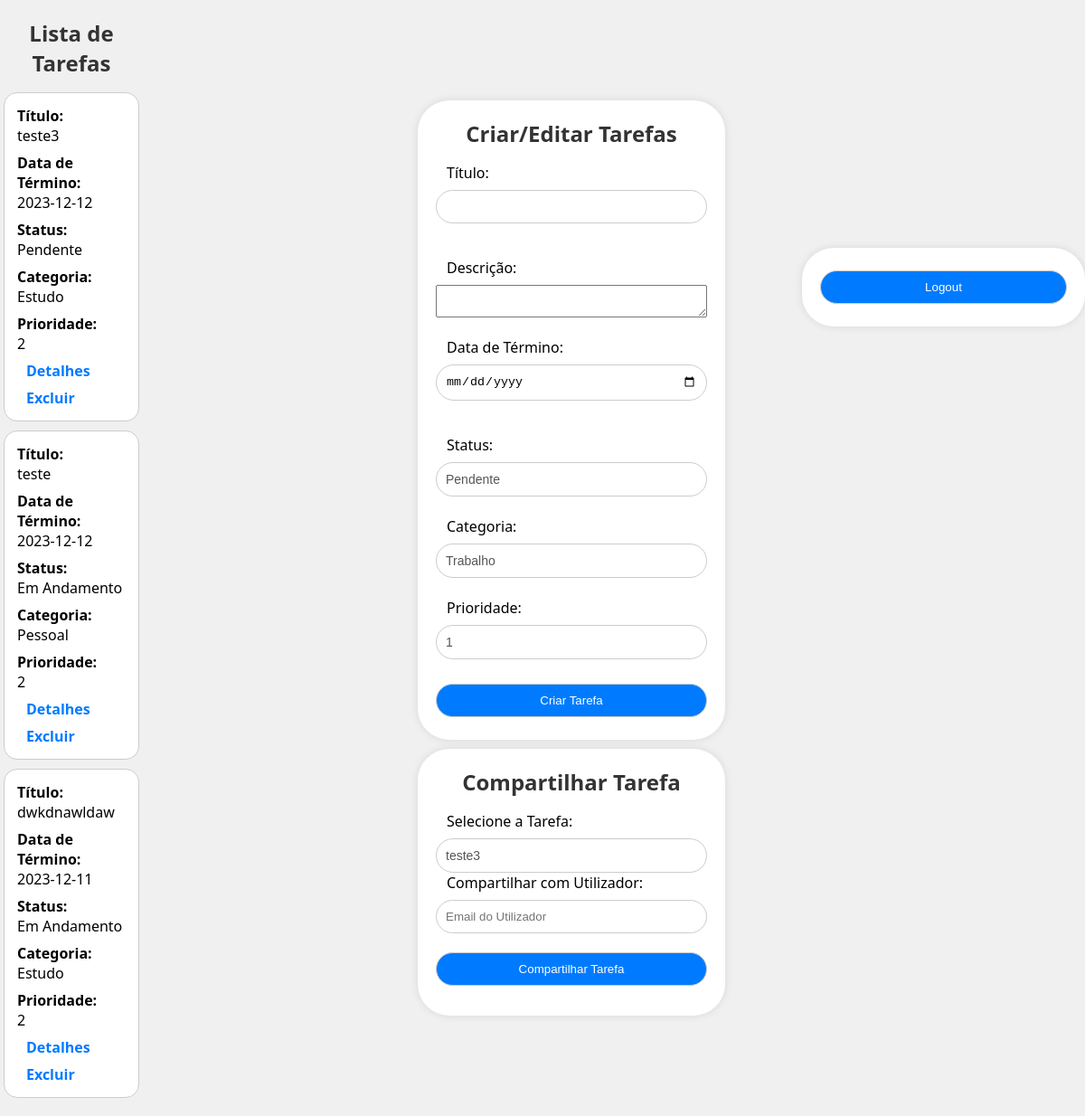
Page /tarefas.php (signed in) on the committed database.
### tables this page shows
CREATE TABLE `tarefas` (
  `id` int(11) NOT NULL,
  `utilizador_id` int(11) DEFAULT NULL,
  `titulo` varchar(255) NOT NULL,
  `descricao` text DEFAULT NULL,
  `data_criacao` timestamp NOT NULL DEFAULT current_timestamp(),
  `data_termino` date DEFAULT NULL,
  `status` enum('pendente','em_andamento','concluida') DEFAULT 'pendente',
  `categoria_id` int(11) DEFAULT NULL,
  `prioridade_id` int(11) DEFAULT NULL
);

CREATE TABLE `categorias` (
  `id` int(11) NOT NULL,
  `nome` varchar(50) NOT NULL
);

CREATE TABLE `prioridades` (
  `id` int(11) NOT NULL,
  `nivel` int(11) NOT NULL
);

### tarefas.php (the view, shortened to what this page needs)
<?php
include 'conexao.php';
$utilizador_id = $_SESSION['utilizador_id'];
function obterTarefas($conexao, $utilizador_id) {
    $query = "SELECT t.*, c.nome as categoria_nome, p.nivel as prioridade_nivel
              FROM tarefas t
              LEFT JOIN categorias c ON t.categoria_id = c.id
              LEFT JOIN prioridades p ON t.prioridade_id = p.id
              LEFT JOIN compartilhamento_tarefas ct ON t.id = ct.tarefa_id
              WHERE t.utilizador_id = '$utilizador_id' OR ct.utilizador_compartilhado_id = '$utilizador_id'";
    $resultado = mysqli_query($conexao, $query);
    return $resultado;
}
function obterCategorias($conexao) {
    $query = "SELECT * FROM categorias";
    $resultado = mysqli_query($conexao, $query);
    return $resultado;
}
function obterPrioridades($conexao) {
    $query = "SELECT * FROM prioridades";
    $resultado = mysqli_query($conexao, $query);
    return $resultado;
}
$tarefas = obterTarefas($conexao, $utilizador_id);
?>
<!DOCTYPE html>
<html lang="pt-PT">
<head>
    <link rel="stylesheet" href="tarefas-styles.css">
</head>
<body>
    <div>
        <ul>
        <h2>Lista de Tarefas</h2>
            <?php
            while ($tarefa = mysqli_fetch_assoc($tarefas)) {
                echo "<li>";
                echo "<div><strong>Título:</strong> " . $tarefa['titulo'] . "</div>";
                echo "<div><strong>Data de Término:</strong> " . $tarefa['data_termino'] . "</div>";
                echo "<div><strong>Status:</strong> " . ucwords(str_replace('_', ' ', $tarefa['status'])) . "</div>";
                echo "<div><strong>Categoria:</strong> " . $tarefa['categoria_nome'] . "</div>";
                echo "<div><strong>Prioridade:</strong> " . $tarefa['prioridade_nivel'] . "</div>";
                echo "<div><a href='tarefas.php?detalhes=" . $tarefa['id'] . "'>Detalhes</a></div>";
                echo "<div><a href='tarefas.php?excluir=" . $tarefa['id'] . "'>Excluir</a></div>";
                echo "</li>";
            }
            ?>
        </ul>
    </div>
    <div>
    <form method="post" action="">
        <h2>Criar/Editar Tarefas</h2>
        <label for="titulo">Título:</label>
        <input type="text" name="titulo" value="<?php echo isset($detalhes) ? $detalhes['titulo'] : ''; ?>" required><br>
        <label for="descricao">Descrição:</label>
        <textarea name="descricao"><?php echo isset($detalhes) ? $detalhes['descricao'] : ''; ?></textarea><br>
        <label for="data_termino">Data de Término:</label>
        <input type="date" name="data_termino" value="<?php echo isset($detalhes) ? $detalhes['data_termino'] : ''; ?>" required><br>
        <label for="status">Status:</label>
        <select name="status">
            <option value="pendente" <?php echo (isset($detalhes) && $detalhes['status'] == 'pendente') ? 'selected' : ''; ?>>Pendente</option>
        </select><br>
        <label for="categoria">Categoria:</label>
        <select name="categoria">
            <?php
            $categorias = obterCategorias($conexao);
            while ($categoria = mysqli_fetch_assoc($categorias)) {
                echo "<option value='" . $categoria['id'] . "'";
                if (isset($detalhes) && $detalhes['categoria_id'] == $categoria['id']) {
                    echo ' selected';
                }
                echo ">" . $categoria['nome'] . "</option>";
            }
            ?>
        </select><br>
        <label for="prioridade">Prioridade:</label>
        <select name="prioridade">
            <?php
            $prioridades = obterPrioridades($conexao);
            while ($prioridade = mysqli_fetch_assoc($prioridades)) {
                echo "<option value='" . $prioridade['id'] . "'";
                if (isset($detalhes) && $detalhes['prioridade_id'] == $prioridade['id']) {
                    echo ' selected';
                }
                echo ">" . $prioridade['nivel'] . "</option>";
            }
            ?>
        </select><br>
        <input type="submit" value="<?php echo isset($detalhes) ? 'Editar' : 'Criar'; ?> Tarefa">
    </form>
    <form method="post" action="">
        <h2>Compartilhar Tarefa</h2>
        <label for="tarefa_selecionada">Selecione a Tarefa:</label>
        <select name="tarefa_selecionada">
            <?php
            mysqli_data_seek($tarefas, 0);
            while ($tarefa = mysqli_fetch_assoc($tarefas)) {
                echo "<option value='{$tarefa['id']}'>{$tarefa['titulo']}</option>";
            }
            ?>
        </select>
        <label for="compartilhar_email">Compartilhar com Utilizador:</label>
        <input type="text" name="compartilhar_email" placeholder="Email do Utilizador">
        <input type="submit" name="compartilhar_tarefa" value="Compartilhar Tarefa">
        <div id="notificacoes"></div>
    </form>
    </div>
    <form id="logout" method="post" action="logout.php">
        <input type="submit" value="Logout">
    </form>
</body>
</html>

### tarefas-styles.css (style rules this page uses)
body, h2, p, input, button { margin: 0; padding: 0; }
h2 { text-align: center; }
body { font-family: 'Segoe UI', Tahoma, Geneva, Verdana, sans-serif; background-color: #f0f0f0; display: flex; align-items: center; justify-content: center; min-height: 100vh; }
form { max-width: 300px; width: 100%; padding: 20px; margin-top: 10px; margin-bottom: 10px; margin-left: 300px; background-color: #fff; border-radius: 35px; box-shadow: 0 0 10px rgba(0, 0, 0, 0.1); display: flex; flex-direction: column; }
form#logout { margin-top: -600px; margin-bottom: 0px; margin-left: 200px; }
h2 { color: #333; margin-bottom: 16px; }
label { display: block; margin-bottom: 8px; margin-left: 12px; }
input { width: 100%; padding: 10px; margin-bottom: 16px; box-sizing: border-box; border: 1px solid #ccc; border-radius: 40px; }
input[type="submit"] { background-color: #007BFF; color: white; cursor: pointer; margin-top: 5px; margin-bottom: 5px; }
a { color: #007BFF; text-decoration: none; font-weight: bold; }
select { -webkit-appearance: none; -moz-appearance: none; appearance: none; background-color: #fff; border: 1px solid #ccc; padding: 10px; font-size: 14px; color: #555; cursor: pointer; border-radius: 5px; outline: none; border-radius: 40px; }
select option { background-color: #fff; color: #333; border-radius: 40%; }
select option:hover, select option:checked { background-color: #007BFF; color: #fff; }
ul { list-style: none; padding: 0; }
li { border: 1px solid #ccc; padding: 10px; width: auto; border-radius: 15px; margin-bottom: 10px; background-color: #fff; }
div { padding: 4px; }
strong { display: inline-block; width: 120px; }
a { text-decoration: none; color: #007BFF; margin-left: 10px; }

### rows in the picture
tarefas: titulo "teste3", data_termino "2023-12-12", status "Pendente", categoria.nome "Estudo", prioridade.nivel "2"
tarefas: titulo "teste", data_termino "2023-12-12", status "Em Andamento", categoria.nome "Pessoal", prioridade.nivel "2"
tarefas: titulo "dwkdnawldaw", data_termino "2023-12-11", status "Em Andamento", categoria.nome "Estudo", prioridade.nivel "2"

### other values in the picture
form field categoria "Trabalho"
form field prioridade "1"
form field tarefa_selecionada "teste3"
